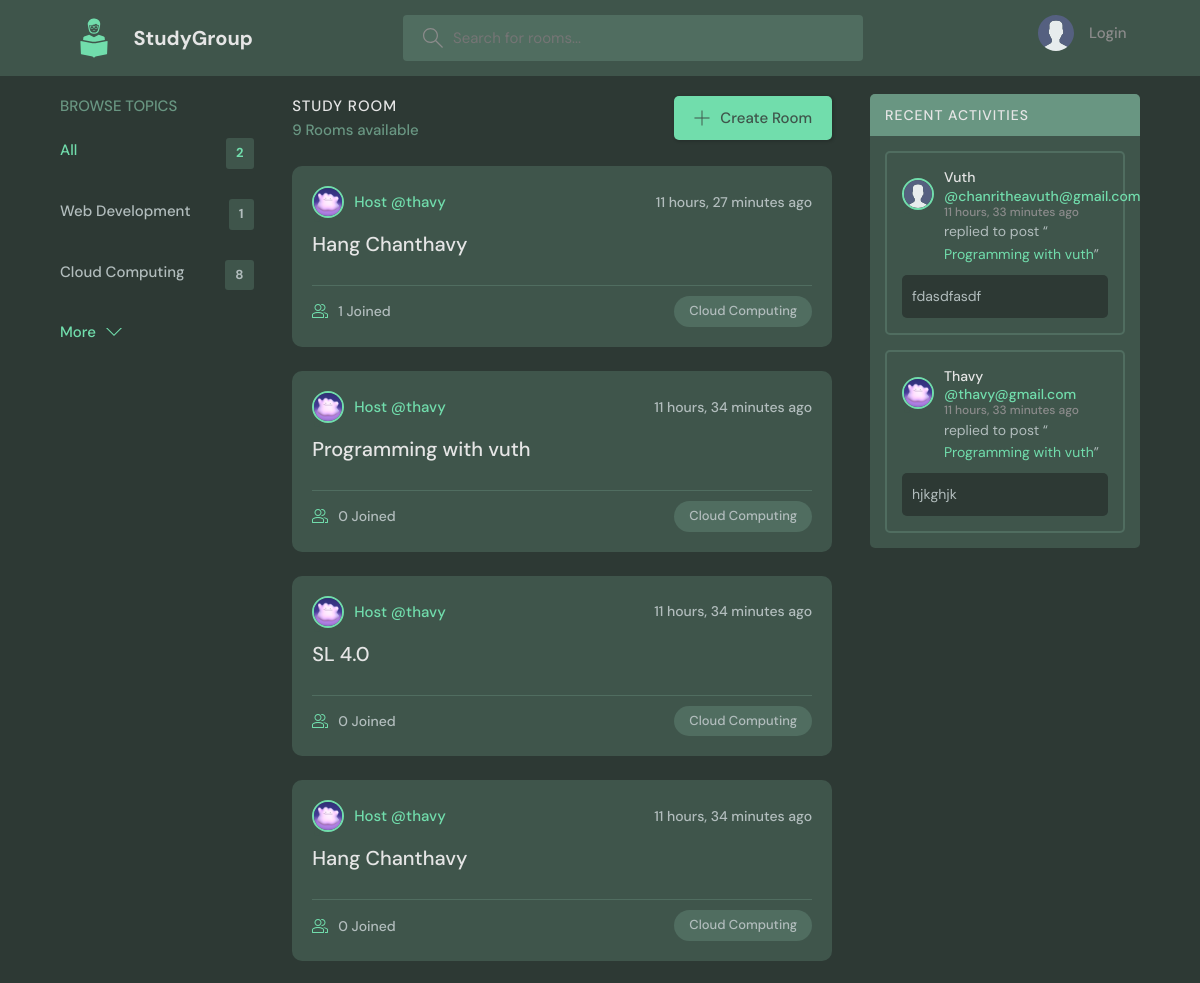
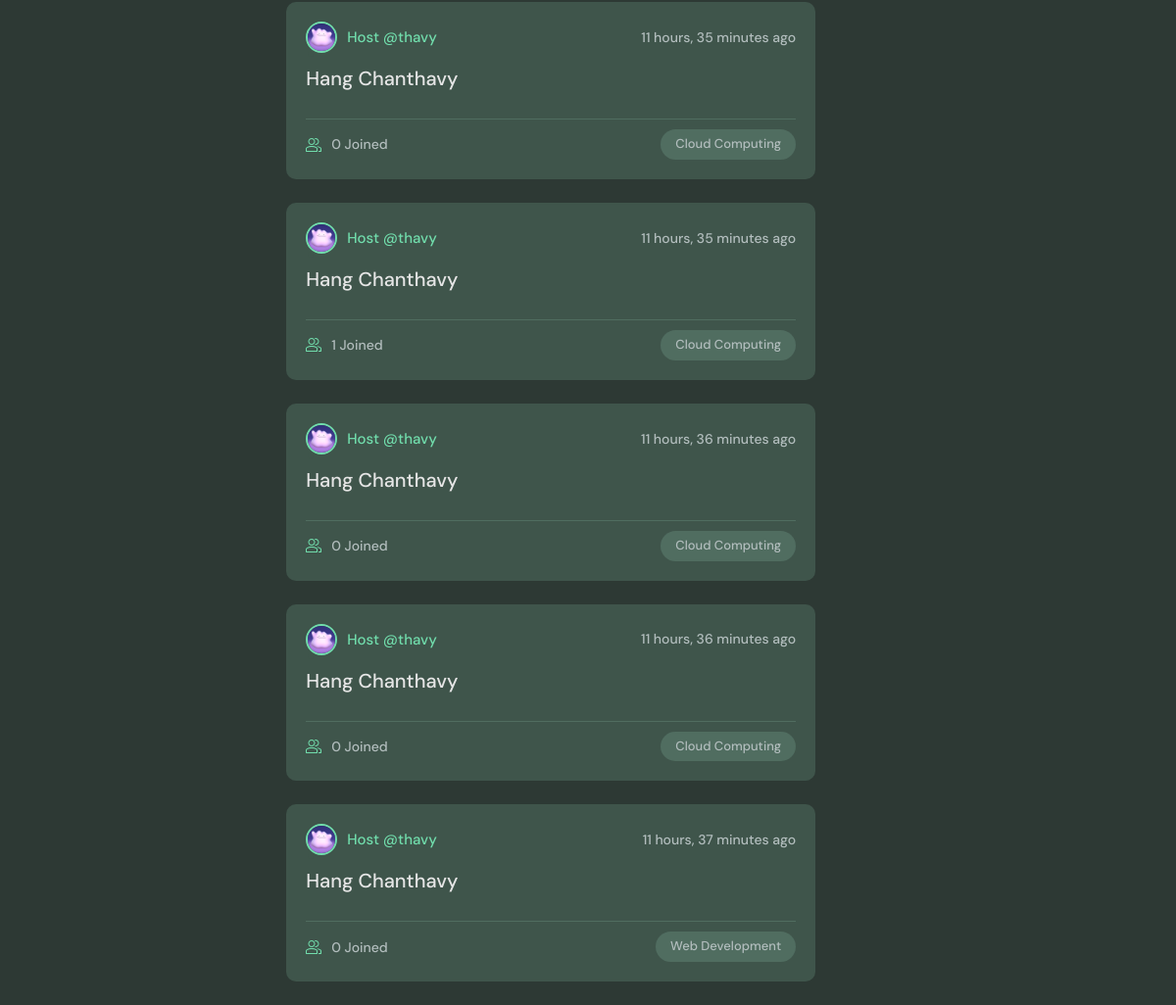
The page / on the database its author committed (2 pictures, top to bottom).
### base/models.py (models this page shows, shortened)
class Topic(models.Model):
    name = models.CharField(max_length=200)

class Room(models.Model):
    host = models.ForeignKey(User, on_delete=models.SET_NULL, null=True)
    topic = models.ForeignKey(Topic, on_delete=models.SET_NULL, null=True)
    name = models.CharField(max_length=200)
    description = models.TextField(null=True, blank=True)
    participants = models.ManyToManyField(User, related_name='participants', blank=True)
    updated = models.DateTimeField(auto_now=True)
    created = models.DateTimeField(auto_now_add=True)
    def __str__(self):
        return self.name
    class Meta:
        ordering = ['-updated', '-created']

class User(AbstractUser):
    name = models.CharField(max_length=200, null=True)
    email = models.EmailField(unique=True, null=True)
    bio = models.TextField(null=True)
    avatar = models.ImageField(null=True, default="avatar.svg")
    USERNAME_FIELD = 'email'
    REQUIRED_FIELDS = []

class Message(models.Model):
    user = models.ForeignKey(User, on_delete=models.SET_NULL, null=True)
    room = models.ForeignKey(Room, on_delete=models.CASCADE)
    body = models.TextField()
    updated = models.DateTimeField(auto_now=True)
    created = models.DateTimeField(auto_now_add=True)
    class Meta:
        ordering = ['-updated', '-created']

### base/views.py (the view)
# urls.py: path('', views.home, name="home"),
def home(request):
    q = request.GET.get('q') if request.GET.get('q') != None else ''
    rooms = Room.objects.filter(
        Q(topic__name__icontains=q) |
        Q(name__icontains=q) |
        Q(description__icontains=q)
    )
    topics = Topic.objects.all()[0:5]
    room_count = rooms.count()
    room_messages = Message.objects.filter(Q(room__topic__name__icontains=q))
    context = {'rooms': rooms, 'topics': topics, 'room_count': room_count, 'room_messages': room_messages}
    return render(request, 'base/home.html', context)

### base/templates/base/home.html (shortened to what this page needs)
{% extends 'main.html' %}
{% load static %}
{% block content %}
<main class="layout layout--3">
  <div class="container">
    {% include 'base/topic_component.html' %}
    <div class="roomList">
      <div class="roomList__header">
        <div>
          <h2>Study Room</h2>
          <p>{{room_count}} Rooms available</p>
        </div>
        <a class="btn btn--main" href="{% url 'create-room' %}">
          <svg
            version="1.1"
            xmlns="http://www.w3.org/2000/svg"
            width="32"
            height="32"
            viewBox="0 0 32 32"
          >
            <title>add</title>
            <path
              d="M16.943 0.943h-1.885v14.115h-14.115v1.885h14.115v14.115h1.885v-14.115h14.115v-1.885h-14.115v-14.115z"
            ></path>
          </svg>
          Create Room
        </a>
      </div>
      {% include 'base/feed_component.html' %}
    </div>
    {% include 'base/activity_component.html' %}
  </div>
</main>
{% endblock content %}

### base/templates/base/topic_component.html
<div class="topics">
  <div class="topics__header">
    <h2>Browse Topics</h2>
  </div>
  <ul class="topics__list">
    <li>
      <a href="{% url 'home' %}" class="active">All <span>{{topics.count}}</span></a>
    </li>
    {% for topic in topics %}
    <li>
      <a href="{% url 'home' %}?q={{topic.name}}">{{topic.name}} <span>{{topic.room_set.all.count}}</span></a>
    </li>
    {% endfor %}
  </ul>
  <a class="btn btn--link" href="{% url 'topics' %}">
    More
    <svg
      version="1.1"
      xmlns="http://www.w3.org/2000/svg"
      width="32"
      height="32"
      viewBox="0 0 32 32"
    >
      <title>chevron-down</title>
      <path d="M16 21l-13-13h-3l16 16 16-16h-3l-13 13z"></path>
    </svg>
  </a>
</div>

### base/templates/base/feed_component.html (shortened to what this page needs)
{% load static %}
<div id="room-list">
  {% for room in rooms %}
  <div id="roomListRoom" class="roomListRoom">
    <div class="roomListRoom__header">
      <a
        href="{% url 'user-profile' room.host.id %}"
        class="roomListRoom__author"
      >
        <div class="avatar avatar--small">
          <img src="{{room.host.avatar.url}}" />
        </div>
        <span>Host @{{room.host.username}}</span>
      </a>
      <div class="roomListRoom__actions">
        <span>{{room.created|timesince}} ago</span>
      </div>
    </div>
    <div class="roomListRoom__content">
      <a href="{% url 'room' room.id %}">{{room.name}}</a>
    </div>
    <div class="roomListRoom__meta">
      <a href="{% url 'room' room.id %}" class="roomListRoom__joined">
        {{room.participants.all.count}} Joined
      </a>
      <p class="roomListRoom__topic">{{room.topic.name}}</p>
    </div>
  </div>
  {% empty %}
  <div id="roomListRoom" class="roomListRoom">
    <h6>No Rooms available...</h6>
  </div>
  {% endfor %}
</div>

### base/templates/base/activity_component.html
<div class="activities">
    <div class="activities__header">
      <h2>Recent Activities</h2>
    </div>
    {% for msg in room_messages %}
    <div class="activities__box">
      <div class="activities__boxHeader roomListRoom__header">
        <a href="{% url 'user-profile' msg.user.id %}" class="roomListRoom__author">
          <div class="avatar avatar--small">
            <img src="{{msg.user.avatar.url}}" />
          </div>
          <p>
            <span class="user__name">{{msg.user.name}}</span>
            @{{msg.user}}
            <span>{{msg.created|timesince}} ago</span>
          </p>
        </a>
      </div>
      <div class="activities__boxContent">
        <p>
          replied to post “<a href="{% url 'room' msg.room.id %}">{{msg.room}}</a
          >”
        </p>
        <div class="activities__boxRoomContent">
          {{msg.body}}
        </div>
      </div>
    </div>
    {% endfor %}
  </div>

### rows shown on the page
Topic: name "Web Development", room_set.all.count "1"
Topic: name "Cloud Computing", room_set.all.count "8"
Room: host.avatar (picture), host.username "thavy", created "11 hours, 27 minutes", name "Hang Chanthavy", participants.all.count "1", topic.name "Cloud Computing"
Room: host.avatar (picture), host.username "thavy", created "11 hours, 34 minutes", name "Programming with vuth", participants.all.count "0", topic.name "Cloud Computing"
Room: host.avatar (picture), host.username "thavy", created "11 hours, 34 minutes", name "SL 4.0", participants.all.count "0", topic.name "Cloud Computing"
Room: host.avatar (picture), host.username "thavy", created "11 hours, 34 minutes", name "Hang Chanthavy", participants.all.count "0", topic.name "Cloud Computing"
Room: host.avatar (picture), host.username "thavy", created "11 hours, 35 minutes", name "Hang Chanthavy", participants.all.count "0", topic.name "Cloud Computing"
Room: host.avatar (picture), host.username "thavy", created "11 hours, 35 minutes", name "Hang Chanthavy", participants.all.count "1", topic.name "Cloud Computing"
Room: host.avatar (picture), host.username "thavy", created "11 hours, 36 minutes", name "Hang Chanthavy", participants.all.count "0", topic.name "Cloud Computing"
Room: host.avatar (picture), host.username "thavy", created "11 hours, 36 minutes", name "Hang Chanthavy", participants.all.count "0", topic.name "Cloud Computing"
Room: host.avatar (picture), host.username "thavy", created "11 hours, 37 minutes", name "Hang Chanthavy", participants.all.count "0", topic.name "Web Development"
Message: user.avatar (placeholder picture), user.name "Vuth", user "chanritheavuth@gmail.com", created "11 hours, 33 minutes", room "Programming with vuth", body "fdasdfasdf"
Message: user.avatar (picture), user.name "Thavy", user "thavy@gmail.com", created "11 hours, 33 minutes", room "Programming with vuth", body "hjkghjk"

### other values the page prints
{{ topics.count }} "2"
{{ room_count }} "9"
